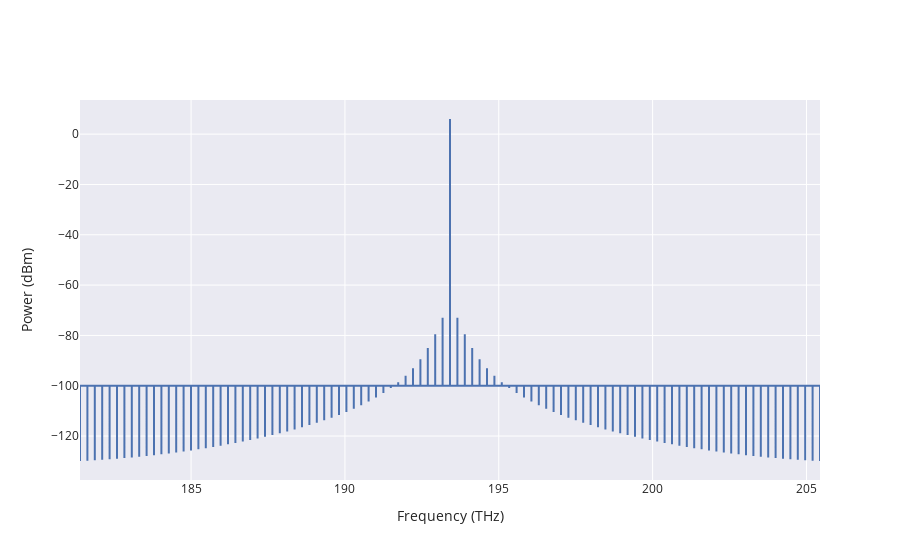

Notebook code for this chart:
### Code cell
ind=540
solverp2.PlotCombSpectra(ind).show()

### Figure 1 — Plotly figure (JSON) as saved in the notebook; plotly's stock layout.template omitted (floating-point values rounded to 4 significant figures; data arrays with more than 128 entries replaced by an {"elided": "..."} marker saying what was removed)
{"data": [{"name": "Waveguide", "type": "scatter", "uid": "76ccfa8e-9fff-45a5-8c86-014a5e2db9b4", "x": {"elided": "303 float values"}, "y": {"elided": "303 float values"}}], "layout": {"xaxis": {"title": {"text": "Frequency (THz)"}}, "yaxis": {"title": {"text": "Power (dBm)"}}}}
